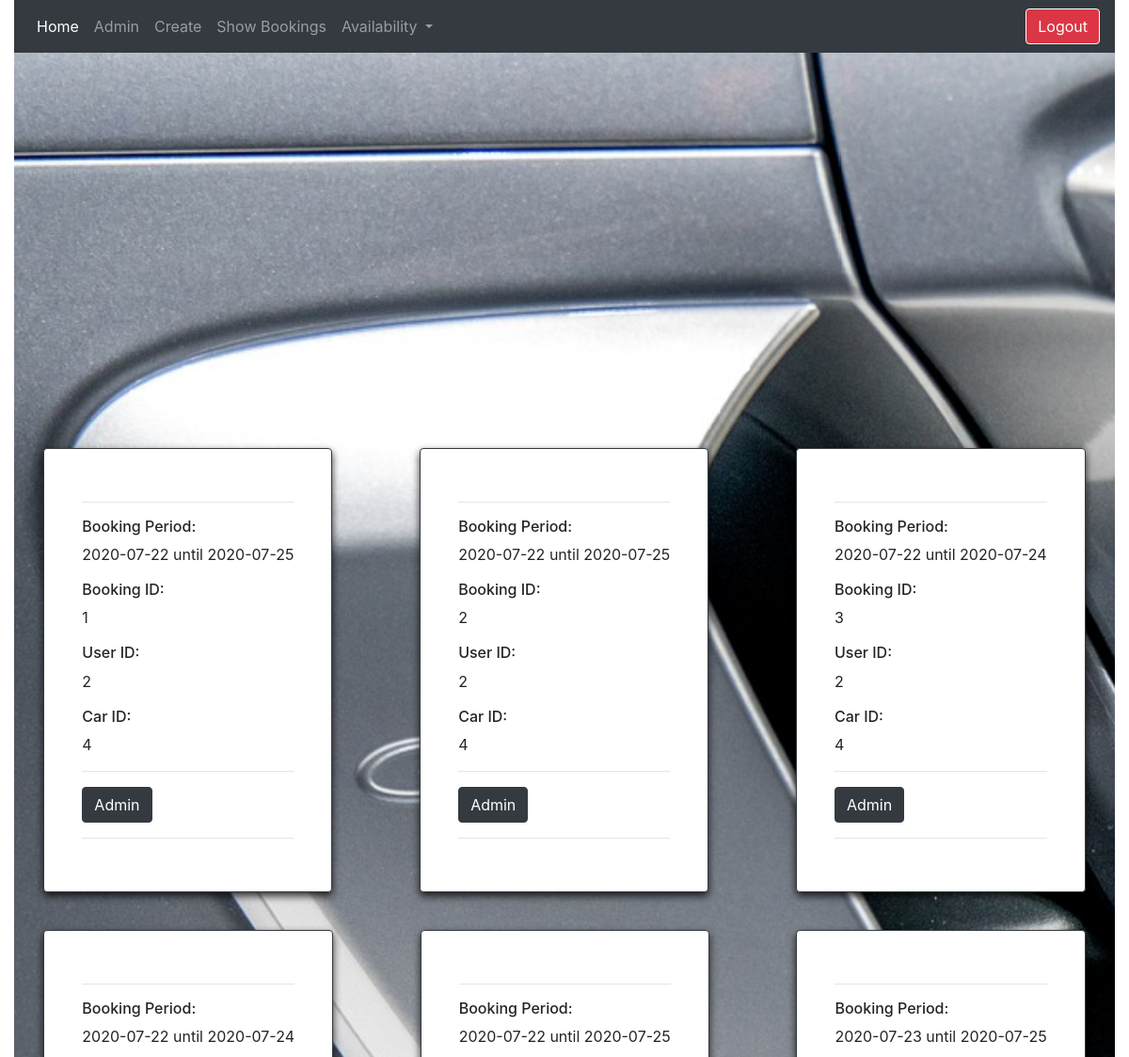
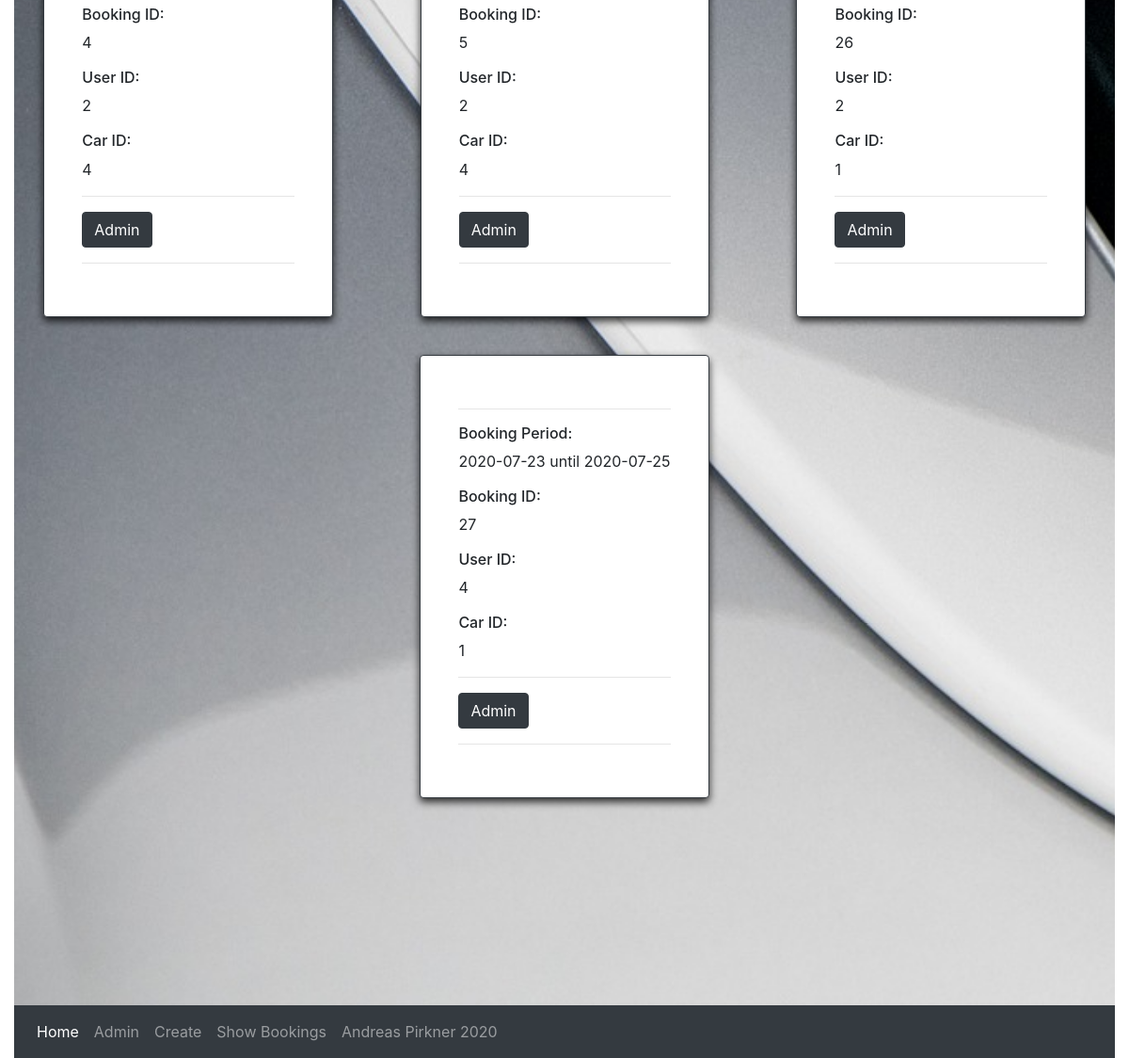
Screenshot of /show_bookings.php (signed in) with the database file from the repository (2 pictures, top to bottom).
### tables this page shows
CREATE TABLE `booking` (
  `booking_id` int(11) NOT NULL,
  `booking_date_start` date DEFAULT NULL,
  `booking_date_end` date DEFAULT NULL,
  `fk_user_id` int(11) DEFAULT NULL,
  `fk_car_id` int(11) NOT NULL
);

### show_bookings.php (the view, shortened to what this page needs)
<?php
require_once 'dbconnect.php';
?>
<!DOCTYPE html>
<html lang="en">
<head>
    <link rel="stylesheet" type="text/css" href="styles/styles1.css" />
    <link rel="stylesheet" type="text/css" href="https://maxcdn.bootstrapcdn.com/font-awesome/4.7.0/css/font-awesome.min.css" />
    <link rel="stylesheet" href="https://stackpath.bootstrapcdn.com/bootstrap/4.5.0/css/bootstrap.min.css">
</head>
<body>
<div class="container-fluid">
    <nav class="navbar navbar-expand-lg navbar-dark bg-dark">
    <div class="collapse navbar-collapse" id="navbarNavDropdown">
        <ul class="navbar-nav">
        <li class="nav-item active">
            <a class="nav-link" href="admin.php">Home<span class="sr-only">(current)</span></a>
        </li>
        <li class="nav-item">
            <a class="nav-link" href="admin.php">Admin</a>
        </li>
         <li class="nav item">
            <a class="nav-link" href="create.php">Create</a>
         </li>
         <li class="nav item">
            <a class="nav-link" href="show_bookings.php">Show Bookings</a>
         </li>
         <li class="nav-item dropdown">
        <a class="nav-link dropdown-toggle" href="#" id="navbarDropdown" role="button" data-toggle="dropdown" aria-haspopup="true" aria-expanded="false">
          Availability
        </a>
      </li>
        </ul>
    </div>
    <a class="btn btn-danger border border-white" href="logout.php?logout">Logout</a>
    </nav>
    <div class="parallax_section1 parallax_image">
    </div>
<div class="parallax_section1 parallax_image">
</div>
<div class="parallax_section2 parallax_image">
  <div class="row">
            <?php
                    $sql  = "SELECT * FROM booking";
                    $result = $conn->query($sql);
                    if($result->num_rows > 0) {
                        while($row = $result->fetch_assoc()) {
                      echo
            "<div class='card border-dark'>
                <div class='card-body'>
                                <hr>
                                <h6 class='card-text'>Booking Period:</h6><p>" .$row['booking_date_start']." <span>until </span>".$row['booking_date_end' ]."</p>
                                <h6 class='card-text'>Booking ID:</h6><p>" .$row['booking_id']."</p>
                                <h6 class='card-text'>User ID:</h6><p>" .$row['fk_user_id']."</p>
                                <h6 class='card-text'>Car ID:</h6><p>" .$row['fk_car_id']."</p>
                                <hr>
                                <a href='admin.php?id=" .$row['id']."'><button class='btn btn-dark border border-dark' type='button'>Admin</button></a><hr>
                </div>
            </div>";
            }
                     } else  {
                    echo  "<tr><td colspan='5'><center>No Data Avaliable</center></td></tr>";
                    }
                    ?>
    </div>
</div>
<div class="parallax_section1 parallax_image">
</div>
<nav class="navbar navbar-expand-lg navbar-dark bg-dark">
    <div class="collapse navbar-collapse" id="navbarNavDropdown">
        <ul class="navbar-nav">
        <li class="nav-item active">
            <a class="nav-link" href="admin.php">Home</a><span class="sr-only">(current)</span></a>
        </li>
        <li class="nav-item">
            <a class="nav-link" href="admin.php">Admin</a>
        </li>
         <li class="nav-item">
            <a class="nav-link" href="create.php">Create</a>
        </li><li class="nav item">
            <a class="nav-link" href="show_bookings.php">Show Bookings</a>
         </li>
        <li class="nav-item">
            <a class="nav-link" href="mailto:andreas.pirkner@gmx.net" >Andreas Pirkner 2020</a>
        </li>
        </ul>
    </div>
    </nav>
</div>
</body>
</html>

### styles/styles1.css (style rules this page uses)
body { font-family: "Roboto", sans-serif; }
.parallax_section1 { height: 200px; background-repeat: no-repeat; background-attachment: fixed; background-size: cover; background-position: 100% auto; position: relative; }
.parallax_section2 { min-height: 250px; background-repeat: no-repeat; background-attachment: fixed; background-size: cover; background-position: 100% auto; position: relative; }
.parallax_image { background-image: url(../img/parallax.jpg); }
.row { display: flex; flex-wrap: wrap; justify-content: space-around; }
.card { margin: 20px 10px 20px 10px; padding: 20px 20px 20px 20px; transition: all 0.5s; box-shadow: 0 4px 8px 0 rgba(0, 0, 0, 0.8); }

### rows the page displays
booking: booking_date_start "2020-07-22", booking_date_end "2020-07-25", booking_id "1", fk_user "2", fk_car "4"
booking: booking_date_start "2020-07-22", booking_date_end "2020-07-25", booking_id "2", fk_user "2", fk_car "4"
booking: booking_date_start "2020-07-22", booking_date_end "2020-07-24", booking_id "3", fk_user "2", fk_car "4"
booking: booking_date_start "2020-07-22", booking_date_end "2020-07-24", booking_id "4", fk_user "2", fk_car "4"
booking: booking_date_start "2020-07-22", booking_date_end "2020-07-25", booking_id "5", fk_user "2", fk_car "4"
booking: booking_date_start "2020-07-23", booking_date_end "2020-07-25", booking_id "26", fk_user "2", fk_car "1"
booking: booking_date_start "2020-07-23", booking_date_end "2020-07-25", booking_id "27", fk_user "4", fk_car "1"
